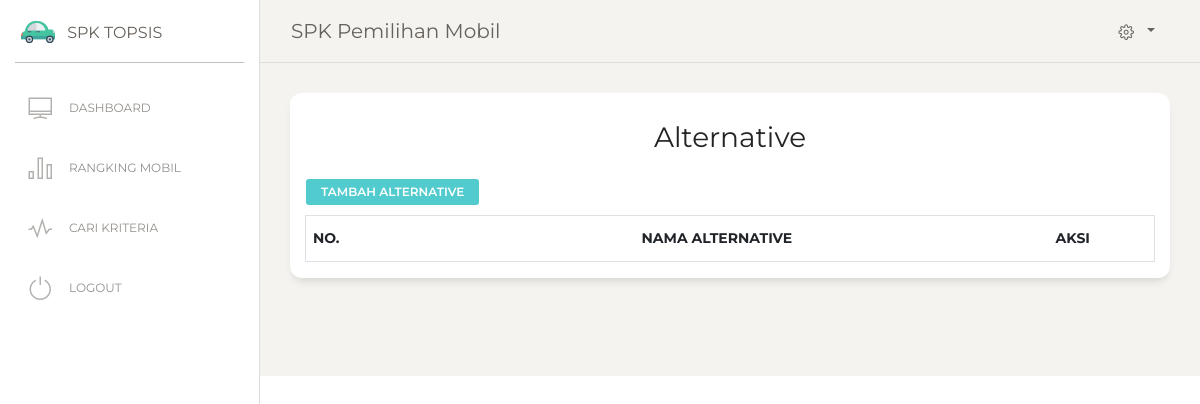
The page /alternative.php (signed in) on the database as committed earlier.
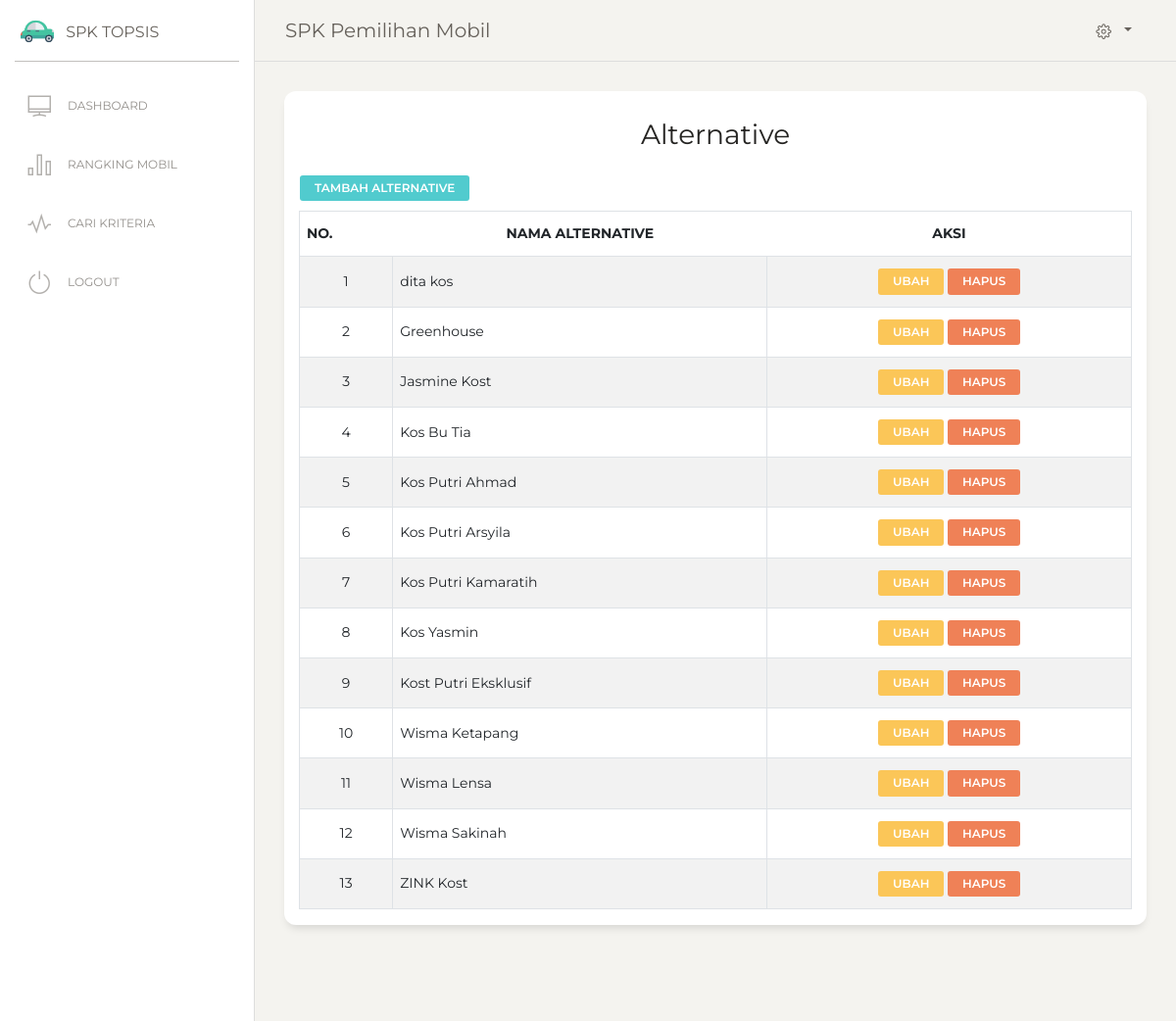
The same page on the database as committed later.
### tables this page shows
CREATE TABLE `tb_mobil` (
  `id_mobil` int(11) NOT NULL,
  `nama_mobil` varchar(50) NOT NULL
);

### alternative.php (the view, shortened to what this page needs)
<?php
include 'header.php';
include 'menu.php';
?>
<div class="content">
  <div class="row">
    <div class="col-md-12">
      <div class="card ">
        <div class="card-header ">
          <h3 class="card-title"><center>Alternative</h3>
          <a href="alternativeTambah.php" class="btn btn-primary btn-sm">Tambah Alternative</a>
        <table id="example" class="table table-striped table-bordered" >
            <thead>
                <tr>
                    <th>No.</th>
                    <th><center>Nama Alternative</th>
                    <th><center>Aksi</th>
                </tr>
            </thead>
            <tbody>
                <?php
                $sql=mysql_query("SELECT * FROM tb_mobil ORDER BY nama_mobil ASC");
                $no=1;
                while ($row=mysql_fetch_array($sql)){?>
                  <tr class='td' bgcolor='#FFF'>
                    <td><center><?php echo $no++ ?></td>
                    <td><?php echo $row['nama_mobil'];?></td>
                    <td><center>
                        <a class="btn btn-warning btn-sm" href=alternativeEdit.php?id_mobil=<?= $row['id_mobil'] ?> >Ubah</a>
                        <a href="alternativeHapus.php?id_a=<?= $row['id_mobil']; ?>"  class="btn btn-danger btn-sm"
                          onclick="return confirm('Anda yakin Hapus data alternative <?= $row['nama_mobil']; ?> ?')">Hapus</a>
                    </td>
                  </tr>
                <?php }?>
            </tbody>
        </table>
        </div>
      </div>
    </div>
  </div>
</div>
<?php include 'footer.php' ?>

Rows that differ between the two databases and show on the page:
added tb_mobil: nama_mobil "dita kos"
added tb_mobil: nama_mobil "Greenhouse"
added tb_mobil: nama_mobil "Jasmine Kost"
added tb_mobil: nama_mobil "Kos Bu Tia"
added tb_mobil: nama_mobil "Kos Putri Ahmad"
added tb_mobil: nama_mobil "Kos Putri Arsyila"
added tb_mobil: nama_mobil "Kos Putri Kamaratih"
added tb_mobil: nama_mobil "Kos Yasmin"
added tb_mobil: nama_mobil "Kost Putri Eksklusif"
added tb_mobil: nama_mobil "Wisma Ketapang"
added tb_mobil: nama_mobil "Wisma Lensa"
added tb_mobil: nama_mobil "Wisma Sakinah"
added tb_mobil: nama_mobil "ZINK Kost"
